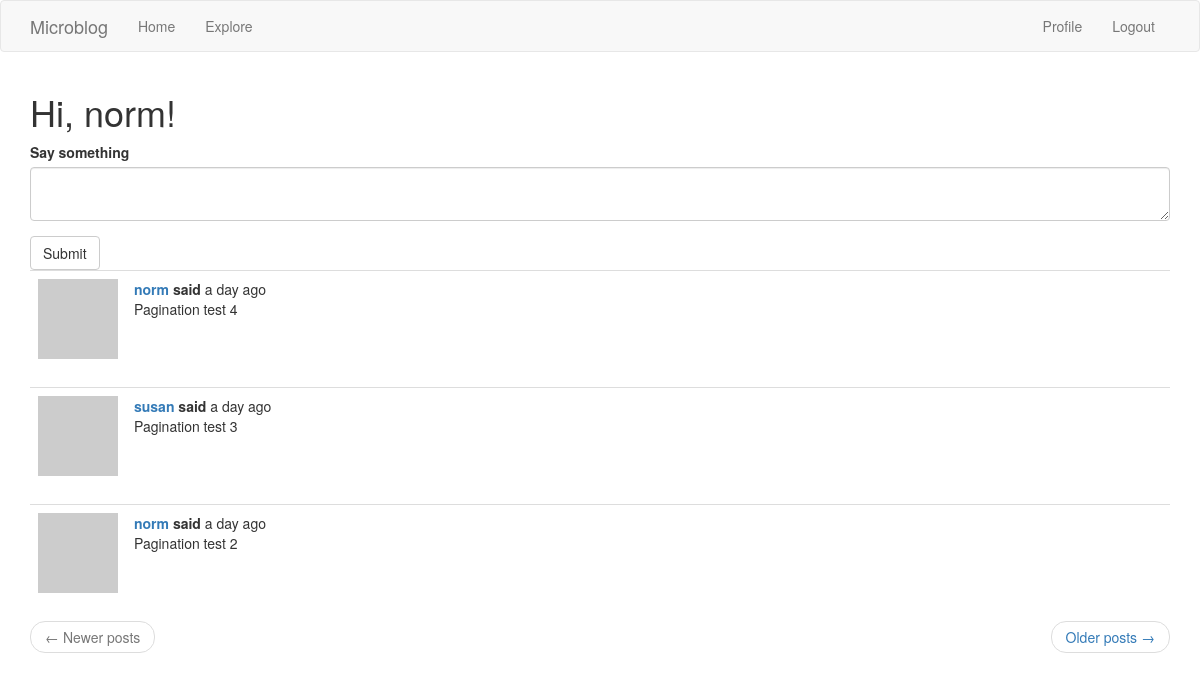
The page /index (signed in) on the database its author committed.
### app/models.py (models this page shows, shortened)
class User(UserMixin, db.Model):
    id = db.Column(db.Integer, primary_key=True)
    username = db.Column(db.String(64), index=True, unique=True)
    email = db.Column(db.String(120), index=True, unique=True)
    password_hash = db.Column(db.String(128))
    posts = db.relationship('Post', backref='author', lazy='dynamic')
    about_me = db.Column(db.String(140))
    last_seen = db.Column(db.DateTime, default=datetime.utcnow)
    followed = db.relationship(
        'User', secondary=followers,
        primaryjoin=(followers.c.follower_id == id),
        secondaryjoin=(followers.c.followed_id == id),
        backref=db.backref('followers', lazy='dynamic'),
        lazy='dynamic')
    def avatar(self, size):
        digest = md5(self.email.lower().encode('utf-8')).hexdigest()
        return "https://www.gravatar.com/avatar/{}?d=identicon&s={}".format(digest, size)
    def followed_posts(self):
        followed = Post.query.join(
            followers, (followers.c.followed_id==Post.user_id)).filter(
                followers.c.follower_id==self.id)
        return followed.union(self.posts).order_by(Post.timestamp.desc())

class Post(db.Model):
    id = db.Column(db.Integer, primary_key=True)
    body = db.Column(db.String(140))
    timestamp = db.Column(db.DateTime, index=True, default=datetime.utcnow)
    user_id = db.Column(db.Integer, db.ForeignKey('user.id'))

### app/routes.py (the view)
@app.route('/', methods=['GET', 'POST'])  # app.route decorators must come first
@app.route('/index', methods=['GET', 'POST'])
@login_required  # Makes it so only logged-in users can view the index page
def index():
    form = PostForm()
    if form.validate_on_submit():
        post = Post(body=form.post.data, author=current_user)
        db.session.add(post)
        db.session.commit()
        flash('Your post is now live!')
        return redirect(url_for('index'))
    page = request.args.get('page', 1, type=int)
    posts = current_user.followed_posts().paginate(page,
        app.config['POSTS_PER_PAGE'], False)
    next_url = url_for('index', page=posts.next_num) if posts.has_next else None
    prev_url = url_for('index', page=posts.prev_num) if posts.has_prev else None
    return render_template('index.html', title='Home Page', form=form,
        posts=posts.items, next_url=next_url, prev_url=prev_url)

### app/forms.py
class PostForm(FlaskForm):
    post = TextAreaField('Say something', validators=[
        DataRequired(), Length(min=1, max=140)])
    submit = SubmitField('Submit')

### app/models.py (called while the page is built)
@login.user_loader
def load_user(id):
    return User.query.get(int(id))

### app/routes.py (called while the page is built)
@app.before_request
def before_request():
    if current_user.is_authenticated:
        current_user.last_seen = datetime.utcnow()
        db.session.commit()

### app/templates/index.html
<!DOCTYPE html>
{% extends 'base.html' %}
{% import 'bootstrap/wtf.html' as wtf %}
{% block app_content %}
    <h1>Hi, {{ current_user.username }}!</h1>
    {% if form %}
    {{ wtf.quick_form(form) }}
    {% endif %}
    {% for post in posts %}
      {% include '_post.html' %}
    {% endfor %}
    <nav aria-label="...">
        <ul class="pager">
            <li class="previous{% if not prev_url %} disabled{% endif %}">
                <a href="{{ prev_url or '#' }}">
                    <span aria-hidden="true">&larr;</span> Newer posts
                </a>
            </li>
            <li class="next{% if not next_url %} disabled{% endif %}">
                <a href="{{ next_url or '#' }}">
                    Older posts <span aria-hidden="true">&rarr;</span>
                </a>
            </li>
        </ul>
    </nav>
{% endblock %}

### app/templates/_post.html
<table class="table table-hover">
  <tr valign='top'>
    <td width="64px"><img src="{{ post.author.avatar(64) }}" alt=""></td>
    <td>
      <b><a href="{{ url_for('user', username=post.author.username) }}">
        {{ post.author.username }}
      </a>
      said </b> {{ moment(post.timestamp).fromNow() }} <br>
      {{ post.body }}
    </td>
  </tr>
</table>

### rows shown on the page
User: username "norm"
Post: author.username "norm", timestamp "a day ago", body "Pagination test 4"
Post: author.username "susan", timestamp "a day ago", body "Pagination test 3"
Post: author.username "norm", timestamp "a day ago", body "Pagination test 2"
